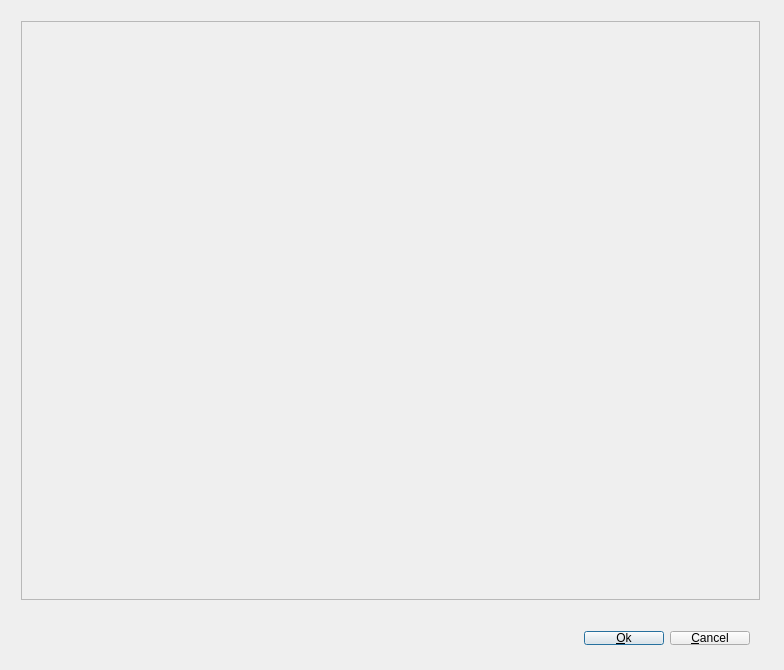
<?xml version="1.0" encoding="UTF-8"?>
<ui version="4.0">
 <class>PrefStartupClass</class>
 <widget class="QDialog" name="PrefStartupClass">
  <property name="windowModality">
   <enum>Qt::ApplicationModal</enum>
  </property>
  <property name="geometry">
   <rect>
    <x>0</x>
    <y>0</y>
    <width>784</width>
    <height>670</height>
   </rect>
  </property>
  <property name="windowTitle">
   <string>Preferences</string>
  </property>
  <widget class="QWidget" name="verticalLayoutWidget">
   <property name="geometry">
    <rect>
     <x>10</x>
     <y>10</y>
     <width>761</width>
     <height>601</height>
    </rect>
   </property>
   <layout class="QVBoxLayout" name="verticalLayout">
    <item>
     <widget class="QFrame" name="generalFrame">
      <property name="frameShape">
       <enum>QFrame::StyledPanel</enum>
      </property>
      <property name="frameShadow">
       <enum>QFrame::Raised</enum>
      </property>
      <widget class="QWidget" name="verticalLayoutWidget_2">
       <property name="geometry">
        <rect>
         <x>0</x>
         <y>0</y>
         <width>761</width>
         <height>601</height>
        </rect>
       </property>
       <layout class="QVBoxLayout" name="generalLayout"/>
      </widget>
     </widget>
    </item>
   </layout>
  </widget>
  <widget class="QWidget" name="layoutWidget">
   <property name="geometry">
    <rect>
     <x>10</x>
     <y>620</y>
     <width>751</width>
     <height>36</height>
    </rect>
   </property>
   <layout class="QHBoxLayout" name="horizontalLayout">
    <item>
     <spacer name="horizontalSpacer">
      <property name="orientation">
       <enum>Qt::Horizontal</enum>
      </property>
      <property name="sizeHint" stdset="0">
       <size>
        <width>40</width>
        <height>20</height>
       </size>
      </property>
     </spacer>
    </item>
    <item>
     <widget class="QPushButton" name="okButton">
      <property name="text">
       <string>&amp;Ok</string>
      </property>
     </widget>
    </item>
    <item>
     <widget class="QPushButton" name="cancelButton">
      <property name="text">
       <string>&amp;Cancel</string>
      </property>
     </widget>
    </item>
   </layout>
  </widget>
 </widget>
 <layoutdefault spacing="6" margin="11"/>
 <resources>
  <include location="quban.qrc"/>
 </resources>
 <connections/>
</ui>
